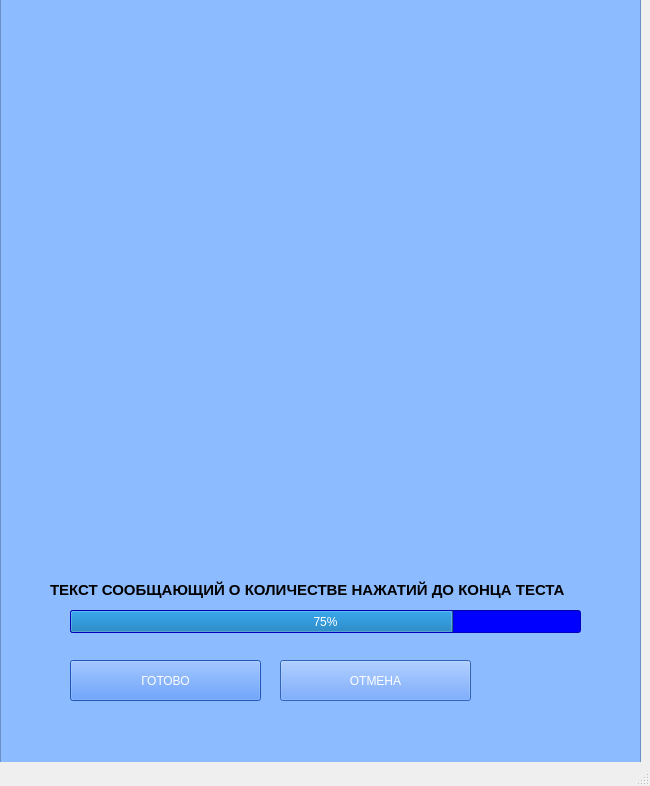
<?xml version="1.0" encoding="UTF-8"?>
<ui version="4.0">
 <class>MainWindow</class>
 <widget class="QMainWindow" name="MainWindow">
  <property name="enabled">
   <bool>true</bool>
  </property>
  <property name="geometry">
   <rect>
    <x>0</x>
    <y>0</y>
    <width>650</width>
    <height>786</height>
   </rect>
  </property>
  <property name="font">
   <font>
    <pointsize>12</pointsize>
   </font>
  </property>
  <property name="acceptDrops">
   <bool>false</bool>
  </property>
  <property name="windowTitle">
   <string>MainWindow</string>
  </property>
  <widget class="QWidget" name="centralwidget">
   <widget class="QFrame" name="frame">
    <property name="enabled">
     <bool>true</bool>
    </property>
    <property name="geometry">
     <rect>
      <x>0</x>
      <y>-20</y>
      <width>641</width>
      <height>811</height>
     </rect>
    </property>
    <property name="visible">
     <bool>true</bool>
    </property>
    <property name="styleSheet">
     <string notr="true">background-color: rgb(140, 187, 255);</string>
    </property>
    <property name="frameShape">
     <enum>QFrame::StyledPanel</enum>
    </property>
    <property name="frameShadow">
     <enum>QFrame::Raised</enum>
    </property>
    <property name="Geometry" stdset="0">
     <rect>
      <x>0</x>
      <y>0</y>
      <width>651</width>
      <height>621</height>
     </rect>
    </property>
    <widget class="QPushButton" name="cancel">
     <property name="geometry">
      <rect>
       <x>70</x>
       <y>680</y>
       <width>191</width>
       <height>41</height>
      </rect>
     </property>
     <property name="styleSheet">
      <string notr="true">color: rgb(255, 255, 255);
background-color: rgb(41, 121, 255);</string>
     </property>
     <property name="text">
      <string>ГОТОВО</string>
     </property>
    </widget>
    <widget class="QPushButton" name="Cancel">
     <property name="geometry">
      <rect>
       <x>280</x>
       <y>680</y>
       <width>191</width>
       <height>41</height>
      </rect>
     </property>
     <property name="styleSheet">
      <string notr="true">color: rgb(255, 255, 255);
background-color: rgb(68, 138, 255);
</string>
     </property>
     <property name="text">
      <string>ОТМЕНА</string>
     </property>
    </widget>
    <widget class="QProgressBar" name="progress">
     <property name="geometry">
      <rect>
       <x>70</x>
       <y>630</y>
       <width>511</width>
       <height>23</height>
      </rect>
     </property>
     <property name="styleSheet">
      <string notr="true">background: blue</string>
     </property>
     <property name="value">
      <number>75</number>
     </property>
    </widget>
    <widget class="QLabel" name="apple">
     <property name="geometry">
      <rect>
       <x>490</x>
       <y>660</y>
       <width>81</width>
       <height>101</height>
      </rect>
     </property>
     <property name="text">
      <string/>
     </property>
     <property name="pixmap">
      <pixmap>../../Downloads/apple.png</pixmap>
     </property>
    </widget>
    <widget class="QLabel" name="test_info">
     <property name="geometry">
      <rect>
       <x>50</x>
       <y>600</y>
       <width>551</width>
       <height>20</height>
      </rect>
     </property>
     <property name="font">
      <font>
       <family>Microsoft YaHei UI</family>
       <pointsize>11</pointsize>
       <weight>75</weight>
       <bold>true</bold>
      </font>
     </property>
     <property name="text">
      <string>ТЕКСТ СООБЩАЮЩИЙ О КОЛИЧЕСТВЕ НАЖАТИЙ ДО КОНЦА ТЕСТА</string>
     </property>
    </widget>
    <zorder>cancel</zorder>
    <zorder>Cancel</zorder>
    <zorder>apple</zorder>
    <zorder>progress</zorder>
    <zorder>test_info</zorder>
   </widget>
  </widget>
  <widget class="QMenuBar" name="menubar">
   <property name="geometry">
    <rect>
     <x>0</x>
     <y>0</y>
     <width>650</width>
     <height>21</height>
    </rect>
   </property>
  </widget>
  <widget class="QStatusBar" name="statusbar"/>
 </widget>
 <resources/>
 <connections/>
</ui>
